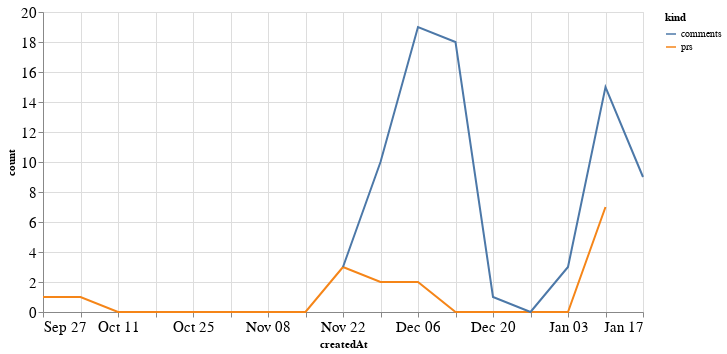

Source (notebook cell):
### Code cell
alt.Chart(total_time, width=600).mark_line().encode(
    x='createdAt',
    y='count',
    color='kind'
)

### Figure 1 — Vega-Lite specification as saved in the notebook (floating-point values rounded to 4 significant figures)
{"config": {"axisLeft": {"labelFontSize": 15}, "axisBottom": {"labelFontSize": 15}}, "data": {"name": "data-4ecb85ee8650007e57b865590498afed"}, "mark": "line", "encoding": {"color": {"type": "nominal", "field": "kind"}, "x": {"type": "temporal", "field": "createdAt"}, "y": {"type": "quantitative", "field": "count"}}, "width": 600, "$schema": "https://vega.github.io/schema/vega-lite/v4.8.1.json", "datasets": {"data-4ecb85ee8650007e57b865590498afed": [{"createdAt": "2020-09-27T00:00:00", "kind": "prs", "count": 1.0}, {"createdAt": "2020-10-04T00:00:00", "kind": "prs", "count": 1.0}, {"createdAt": "2020-10-11T00:00:00", "kind": "prs", "count": 0.0}, {"createdAt": "2020-10-18T00:00:00", "kind": "prs", "count": 0.0}, {"createdAt": "2020-10-25T00:00:00", "kind": "prs", "count": 0.0}, {"createdAt": "2020-11-01T00:00:00", "kind": "prs", "count": 0.0}, {"createdAt": "2020-11-08T00:00:00", "kind": "prs", "count": 0.0}, {"createdAt": "2020-11-15T00:00:00", "kind": "prs", "count": 0.0}, {"createdAt": "2020-11-22T00:00:00", "kind": "prs", "count": 3.0}, {"createdAt": "2020-11-29T00:00:00", "kind": "prs", "count": 2.0}, {"createdAt": "2020-12-06T00:00:00", "kind": "prs", "count": 2.0}, {"createdAt": "2020-12-13T00:00:00", "kind": "prs", "count": 0.0}, {"createdAt": "2020-12-20T00:00:00", "kind": "prs", "count": 0.0}, {"createdAt": "2020-12-27T00:00:00", "kind": "prs", "count": 0.0}, {"createdAt": "2021-01-03T00:00:00", "kind": "prs", "count": 0.0}, {"createdAt": "2021-01-10T00:00:00", "kind": "prs", "count": 7.0}, {"createdAt": "2021-01-17T00:00:00", "kind": "prs", "count": null}, {"createdAt": "2020-09-27T00:00:00", "kind": "comments", "count": null}, {"createdAt": "2020-10-04T00:00:00", "kind": "comments", "count": null}, {"createdAt": "2020-10-11T00:00:00", "kind": "comments", "count": null}, {"createdAt": "2020-10-18T00:00:00", "kind": "comments", "count": null}, {"createdAt": "2020-10-25T00:00:00", "kind": "comments", "count": null}, {"createdAt": "2020-11-01T00:00:00", "kind": "comments", "count": null}, {"createdAt": "2020-11-08T00:00:00", "kind": "comments", "count": null}, {"createdAt": "2020-11-15T00:00:00", "kind": "comments", "count": null}, {"createdAt": "2020-11-22T00:00:00", "kind": "comments", "count": 3.0}, {"createdAt": "2020-11-29T00:00:00", "kind": "comments", "count": 10.0}, {"createdAt": "2020-12-06T00:00:00", "kind": "comments", "count": 19.0}, {"createdAt": "2020-12-13T00:00:00", "kind": "comments", "count": 18.0}, {"createdAt": "2020-12-20T00:00:00", "kind": "comments", "count": 1.0}, {"createdAt": "2020-12-27T00:00:00", "kind": "comments", "count": 0.0}, {"createdAt": "2021-01-03T00:00:00", "kind": "comments", "count": 3.0}, {"createdAt": "2021-01-10T00:00:00", "kind": "comments", "count": 15.0}, {"createdAt": "2021-01-17T00:00:00", "kind": "comments", "count": 9.0}]}}
